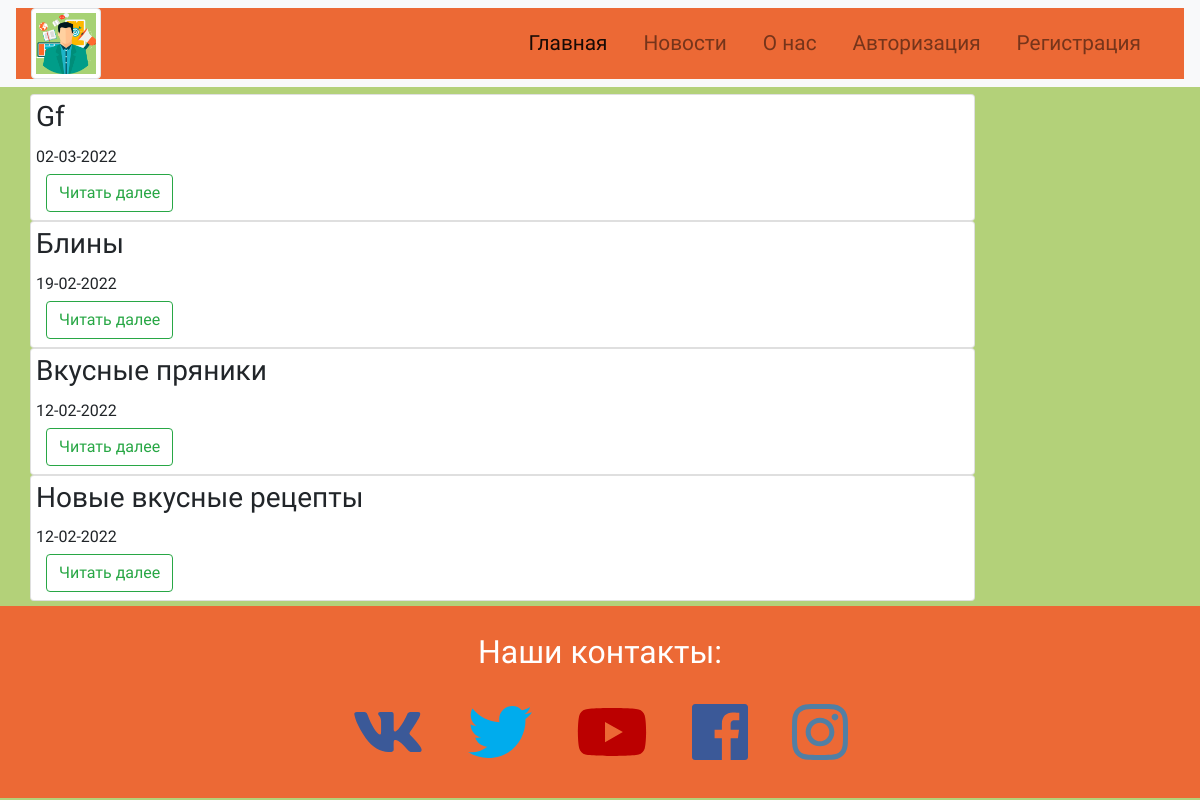
Page /news/ on the committed database.
### news/models.py (models this page shows, shortened)
class Articles(models.Model):
    title = models.CharField(max_length=120)
    post = models.TextField()
    date = models.DateTimeField()
    adminchecked = models.BooleanField(default=False, null=True)
    gender=models.CharField(max_length=10,default='Не указан')

### news/templates/news/articles.html (shortened to what this page needs)
{% extends "mainApp/base.html" %}
{% block content %}
<div class="container-fluid padding">
    <div class="col-xs-12 col-sm-12 col-md-9 col-lg-9 col-xl-10">
      {% for article in object_list %}
      <div class="card">
        <h3 class="my_h">{{article.title}}</h3>
        <h6 class="my_h">{{article.date|date:"d-m-Y"}}</h6>
        <div class="col-xs-12 col-sm-12 col-md-9 col-lg-9 col-xl-10">
          <a href="/news/{{article.id}}"><button class="btn btn-outline-success btn-next my_b" type="button">Читать далее</button></a>
        </div>
      </div>
      {% endfor %}
  </div>
</div>
{% endblock %}

### MainApp/static/css/main.css (style rules this page uses)
body,html { width:100%; height: 100%; font-family: 'Ronnia',sans-serif; background-color: #b3d179; }
.my_h { padding-top:5px; padding-left:5px; }
.my_b { padding-bottom: -10px; }
.padding { padding-bottom: 5px; padding-top: 7px; }

### rows in the picture
Articles: title "Gf", date "02-03-2022"
Articles: title "Блины", date "19-02-2022"
Articles: title "Вкусные пряники", date "12-02-2022"
Articles: title "Новые вкусные рецепты", date "12-02-2022"
